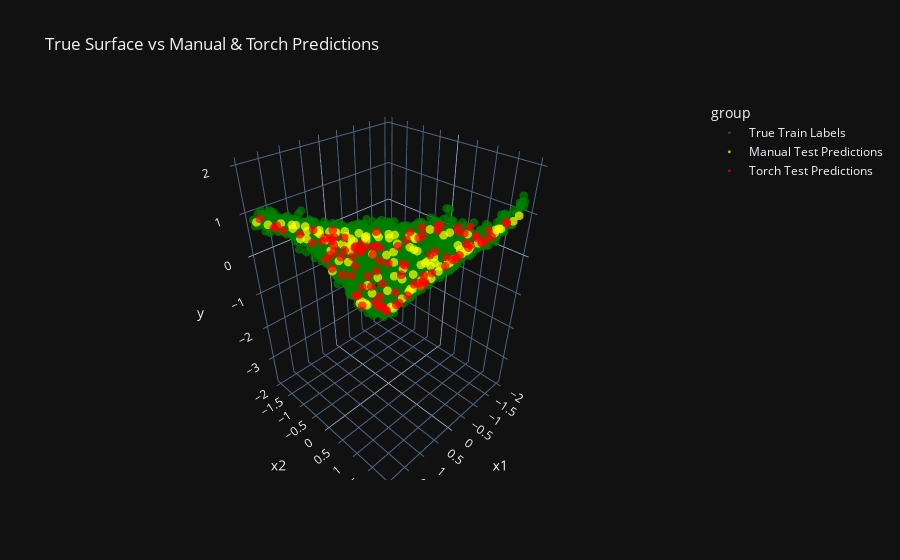

Write notebook code for a chart like this one.
### Markdown cell above
### Now, really to wrap it up, something cool
We gonna plot the true surface via training labels as the reference cloud, and then overlay test predictions from both models to see how well they fit that surface.

### Code cell
import pandas as pd
import plotly.express as px

n_points = 100

# === Manual model: 100 new test points ===
x1_new = rng.uniform(-2.0, 2.0, size=n_points)
x2_new = rng.uniform(-2.0, 2.0, size=n_points)
X_test_manual = np.stack([x1_new, x2_new], axis=1)
y_pred_test_manual, _ = forward(X_test_manual, params)

df_test_manual = pd.DataFrame({
    "x1": X_test_manual[:,0],
    "x2": X_test_manual[:,1],
    "y": y_pred_test_manual.squeeze(),
    "group": "Manual Test Predictions"
})

# === PyTorch model: 100 new test points ===
X_test_torch_new = 4.0 * torch.rand(n_points, 2) - 2.0
with torch.no_grad():
    y_pred_test_torch = model(X_test_torch_new).cpu().numpy()

df_test_torch = pd.DataFrame({
    "x1": X_test_torch_new[:,0].numpy(),
    "x2": X_test_torch_new[:,1].numpy(),
    "y": y_pred_test_torch.squeeze(),
    "group": "Torch Test Predictions"
})

# === True surface: training labels ===
df_train_true = pd.DataFrame({
    "x1": X[:,0],
    "x2": X[:,1],
    "y": y.squeeze(),
    "group": "True Train Labels"
})

# Combine
df_all = pd.concat([df_train_true, df_test_manual, df_test_torch])

# Plot
fig = px.scatter_3d(
    df_all,
    x="x1", y="x2", z="y",
    color="group", opacity=0.7,
    title="True Surface vs Manual & Torch Predictions",
    color_discrete_map={
        "True Train Labels": "green",
        "Manual Test Predictions": "yellow",
        "Torch Test Predictions": "red"
    }
)

fig.update_traces(marker=dict(size=3))
fig.show()
